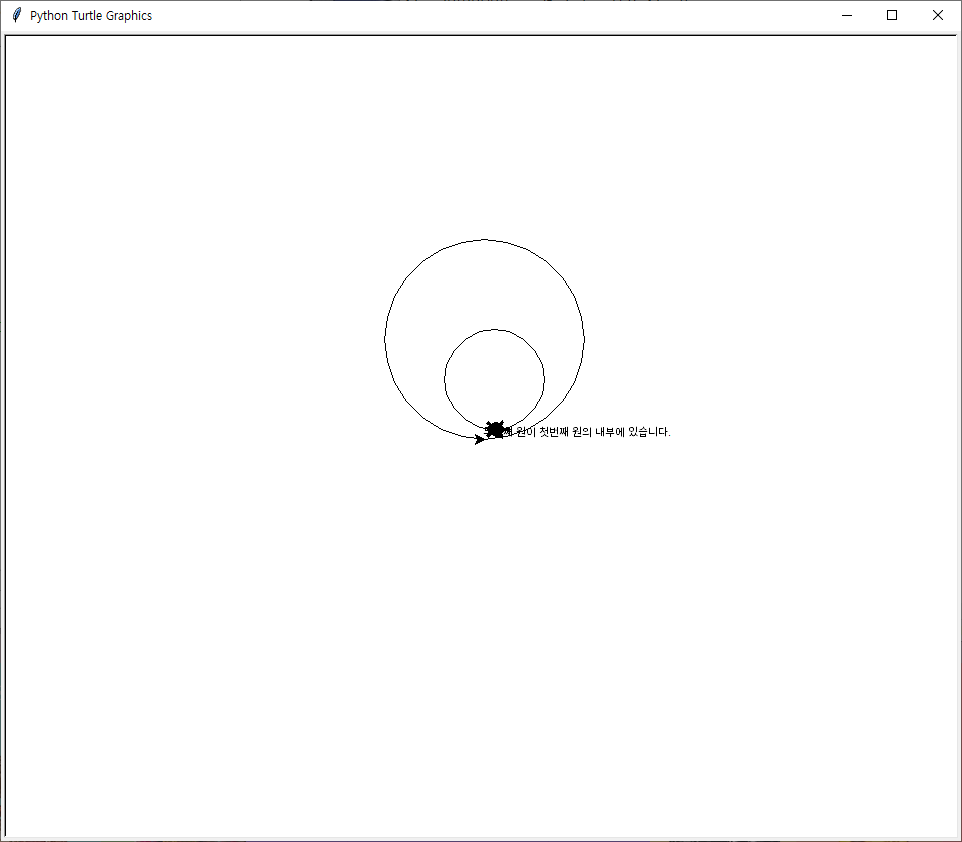

Recreate this plot in Python.
import turtle
t = turtle.Turtle()
t.shape("turtle")
x1 = int(input("큰 원의 중심좌표 x1: "))
y1 = int(input("큰 원의 중심좌표 y1: "))
r1 = int(input("큰 원의 반지름: "))
x2 = int(input("작은 원의 중심좌표 x2: "))
y2 = int(input("작은 원의 중심좌표 y2: "))
r2 = int(input("작은 원의 반지름: "))
t.penup()
t.goto(x1, y1)
t.pendown()
t.circle(r1)
t.penup()
t.goto(x2, y2)
t.pendown()
t.circle(r2)
dist = ((x1 - x2) * (x1 - x2) + (y1 - y2) * (y1 - y2)) ** 0.5
if dist <= r1-r2:
    turtle.write("두번째 원이 첫번째 원의 내부에 있습니다.")
elif dist <= r1+r2:
    turtle.write("두번째 원이 첫번째 원과 겹칩니다.")
else:
    turtle.write("두번째 원이 첫번째 원과 겹치지 않습니다.")
t._screen.exitonclick() # 화면을 마우스로 클릭해야 종료되게 하는 부분
